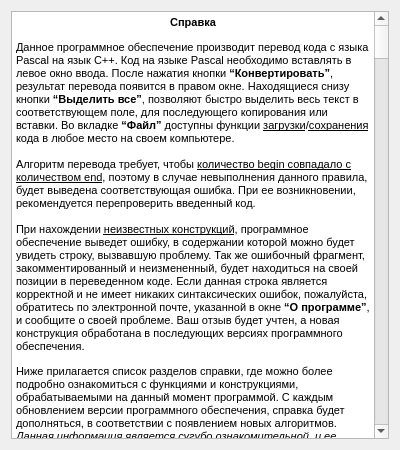
<?xml version="1.0" encoding="UTF-8"?>
<ui version="4.0">
 <class>HelpWindow</class>
 <widget class="QDialog" name="HelpWindow">
  <property name="geometry">
   <rect>
    <x>0</x>
    <y>0</y>
    <width>400</width>
    <height>450</height>
   </rect>
  </property>
  <property name="minimumSize">
   <size>
    <width>400</width>
    <height>450</height>
   </size>
  </property>
  <property name="maximumSize">
   <size>
    <width>980</width>
    <height>800</height>
   </size>
  </property>
  <property name="windowTitle">
   <string>Справка</string>
  </property>
  <property name="windowIcon">
   <iconset>
    <normaloff>Images/icon2.png</normaloff>Images/icon2.png</iconset>
  </property>
  <layout class="QVBoxLayout" name="verticalLayout">
   <item>
    <widget class="QTextBrowser" name="textBrowser">
     <property name="verticalScrollBarPolicy">
      <enum>Qt::ScrollBarAlwaysOn</enum>
     </property>
     <property name="html">
      <string>&lt;!DOCTYPE HTML PUBLIC &quot;-//W3C//DTD HTML 4.0//EN&quot; &quot;http://www.w3.org/TR/REC-html40/strict.dtd&quot;&gt;
&lt;html&gt;&lt;head&gt;&lt;meta name=&quot;qrichtext&quot; content=&quot;1&quot; /&gt;&lt;title&gt;Справка&lt;/title&gt;&lt;style type=&quot;text/css&quot;&gt;
p, li { white-space: pre-wrap; }
&lt;/style&gt;&lt;/head&gt;&lt;body style=&quot; font-family:'MS Shell Dlg 2'; font-size:8.25pt; font-weight:400; font-style:normal;&quot;&gt;
&lt;p align=&quot;center&quot; style=&quot; margin-top:12px; margin-bottom:12px; margin-left:0px; margin-right:0px; -qt-block-indent:0; text-indent:0px;&quot;&gt;&lt;img src=&quot;Images/image.png&quot; /&gt;&lt;/p&gt;
&lt;p align=&quot;center&quot; style=&quot; margin-top:18px; margin-bottom:12px; margin-left:0px; margin-right:0px; -qt-block-indent:0; text-indent:0px;&quot;&gt;&lt;span style=&quot; font-size:8pt; font-weight:600;&quot;&gt;Справка&lt;/span&gt;&lt;/p&gt;
&lt;p style=&quot; margin-top:12px; margin-bottom:12px; margin-left:0px; margin-right:0px; -qt-block-indent:0; text-indent:0px;&quot;&gt;&lt;span style=&quot; font-size:8pt;&quot;&gt;Данное программное обеспечение производит перевод кода с языка Pascal на язык C++. Код на языке Pascal необходимо вставлять в левое окно ввода. После нажатия кнопки &lt;/span&gt;&lt;span style=&quot; font-size:8pt; font-weight:600;&quot;&gt;“Конвертировать”&lt;/span&gt;&lt;span style=&quot; font-size:8pt;&quot;&gt;, результат перевода появится в правом окне. Находящиеся снизу кнопки &lt;/span&gt;&lt;span style=&quot; font-size:8pt; font-weight:600;&quot;&gt;“Выделить все”&lt;/span&gt;&lt;span style=&quot; font-size:8pt;&quot;&gt;, позволяют быстро выделить весь текст в соответствующем поле, для последующего копирования или вставки. Во вкладке &lt;/span&gt;&lt;span style=&quot; font-size:8pt; font-weight:600;&quot;&gt;“Файл”&lt;/span&gt;&lt;span style=&quot; font-size:8pt;&quot;&gt; доступны функции &lt;/span&gt;&lt;span style=&quot; font-size:8pt; text-decoration: underline;&quot;&gt;загрузки&lt;/span&gt;&lt;span style=&quot; font-size:8pt;&quot;&gt;/&lt;/span&gt;&lt;span style=&quot; font-size:8pt; text-decoration: underline;&quot;&gt;сохранения&lt;/span&gt;&lt;span style=&quot; font-size:8pt;&quot;&gt; кода в любое место на своем компьютере.&lt;br /&gt;&lt;br /&gt;Алгоритм перевода требует, чтобы &lt;/span&gt;&lt;span style=&quot; font-size:8pt; text-decoration: underline;&quot;&gt;количество begin совпадало с количеством end&lt;/span&gt;&lt;span style=&quot; font-size:8pt;&quot;&gt;, поэтому в случае невыполнения данного правила, будет выведена соответствующая ошибка. При ее возникновении, рекомендуется перепроверить введенный код.&lt;br /&gt;&lt;br /&gt;При нахождении &lt;/span&gt;&lt;span style=&quot; font-size:8pt; text-decoration: underline;&quot;&gt;неизвестных конструкций&lt;/span&gt;&lt;span style=&quot; font-size:8pt;&quot;&gt;, программное обеспечение выведет ошибку, в содержании которой можно будет увидеть строку, вызвавшую проблему. Так же ошибочный фрагмент, закомментированный и неизмененный, будет находиться на своей позиции в переведенном коде. Если данная строка является корректной и не имеет никаких синтаксических ошибок, пожалуйста, обратитесь по электронной почте, указанной в окне &lt;/span&gt;&lt;span style=&quot; font-size:8pt; font-weight:600;&quot;&gt;“О программе”&lt;/span&gt;&lt;span style=&quot; font-size:8pt;&quot;&gt;, и сообщите о своей проблеме. Ваш отзыв будет учтен, а новая конструкция обработана в последующих версиях программного обеспечения. &lt;/span&gt;&lt;/p&gt;
&lt;p style=&quot; margin-top:0px; margin-bottom:0px; margin-left:0px; margin-right:0px; -qt-block-indent:0; text-indent:0px;&quot;&gt;&lt;a name=&quot;begining&quot;&gt;&lt;/a&gt;&lt;span style=&quot; font-size:8pt;&quot;&gt;Н&lt;/span&gt;&lt;span style=&quot; font-size:8pt;&quot;&gt;иже прилагается список разделов справки, где можно более подробно ознакомиться с функциями и конструкциями, обрабатываемыми на данный момент программой. С каждым обновлением версии программного обеспечения, справка будет дополняться, в соответствии с появлением новых алгоритмов.&lt;br /&gt;&lt;/span&gt;&lt;span style=&quot; font-size:8pt; font-style:italic;&quot;&gt;Данная информация является сугубо ознакомительной, и ее знание не требуется для работы с программным обеспечением.&lt;/span&gt;&lt;/p&gt;
&lt;p style=&quot; margin-top:12px; margin-bottom:12px; margin-left:0px; margin-right:0px; -qt-block-indent:0; text-indent:0px;&quot;&gt;&lt;span style=&quot; font-size:8pt; text-decoration: underline;&quot;&gt;Перейти к разделу&lt;/span&gt;&lt;span style=&quot; font-size:8pt;&quot;&gt;:&lt;/span&gt;&lt;/p&gt;
&lt;ul style=&quot;margin-top: 0px; margin-bottom: 0px; margin-left: 0px; margin-right: 0px; -qt-list-indent: 1;&quot;&gt;&lt;li style=&quot; font-size:8pt;&quot; style=&quot; margin-top:12px; margin-bottom:0px; margin-left:0px; margin-right:0px; -qt-block-indent:0; text-indent:0px;&quot;&gt;&lt;a href=&quot;#first&quot;&gt;&lt;span style=&quot; text-decoration: underline; color:#0000ff;&quot;&gt;Комментарии&lt;/span&gt;&lt;/a&gt;,&lt;/li&gt;
&lt;li style=&quot; font-size:8pt;&quot; style=&quot; margin-top:0px; margin-bottom:0px; margin-left:0px; margin-right:0px; -qt-block-indent:0; text-indent:0px;&quot;&gt;&lt;a href=&quot;#second&quot;&gt;&lt;span style=&quot; text-decoration: underline; color:#0000ff;&quot;&gt;Процедуры, функции&lt;/span&gt;&lt;/a&gt;,&lt;/li&gt;
&lt;li style=&quot; font-size:8pt;&quot; style=&quot; margin-top:0px; margin-bottom:0px; margin-left:0px; margin-right:0px; -qt-block-indent:0; text-indent:0px;&quot;&gt;&lt;a href=&quot;#third&quot;&gt;&lt;span style=&quot; text-decoration: underline; color:#0000ff;&quot;&gt;Main&lt;/span&gt;&lt;/a&gt;,&lt;/li&gt;
&lt;li style=&quot; font-size:8pt;&quot; style=&quot; margin-top:0px; margin-bottom:0px; margin-left:0px; margin-right:0px; -qt-block-indent:0; text-indent:0px;&quot;&gt;&lt;a href=&quot;#fourth&quot;&gt;&lt;span style=&quot; text-decoration: underline; color:#0000ff;&quot;&gt;Декларирование переменных&lt;/span&gt;&lt;/a&gt;,&lt;/li&gt;
&lt;li style=&quot; font-size:8pt;&quot; style=&quot; margin-top:0px; margin-bottom:0px; margin-left:0px; margin-right:0px; -qt-block-indent:0; text-indent:0px;&quot;&gt;&lt;a href=&quot;#fifth&quot;&gt;&lt;span style=&quot; text-decoration: underline; color:#0000ff;&quot;&gt;Создание типов&lt;/span&gt;&lt;/a&gt;,&lt;/li&gt;
&lt;li style=&quot; font-size:8pt;&quot; style=&quot; margin-top:0px; margin-bottom:0px; margin-left:0px; margin-right:0px; -qt-block-indent:0; text-indent:0px;&quot;&gt;&lt;a href=&quot;#sixth&quot;&gt;&lt;span style=&quot; text-decoration: underline; color:#0000ff;&quot;&gt;Константы&lt;/span&gt;&lt;/a&gt;,&lt;/li&gt;
&lt;li style=&quot; font-size:8pt;&quot; style=&quot; margin-top:0px; margin-bottom:0px; margin-left:0px; margin-right:0px; -qt-block-indent:0; text-indent:0px;&quot;&gt;&lt;a href=&quot;#seventh&quot;&gt;&lt;span style=&quot; text-decoration: underline; color:#0000ff;&quot;&gt;Ввод переменных&lt;/span&gt;&lt;/a&gt;,&lt;/li&gt;
&lt;li style=&quot; font-size:8pt;&quot; style=&quot; margin-top:0px; margin-bottom:0px; margin-left:0px; margin-right:0px; -qt-block-indent:0; text-indent:0px;&quot;&gt;&lt;a href=&quot;#eighth&quot;&gt;&lt;span style=&quot; text-decoration: underline; color:#0000ff;&quot;&gt;Вывод переменных и текста&lt;/span&gt;&lt;/a&gt;,&lt;/li&gt;
&lt;li style=&quot; font-size:8pt;&quot; style=&quot; margin-top:0px; margin-bottom:0px; margin-left:0px; margin-right:0px; -qt-block-indent:0; text-indent:0px;&quot;&gt;&lt;a href=&quot;#ninth&quot;&gt;&lt;span style=&quot; text-decoration: underline; color:#0000ff;&quot;&gt;If … then … else&lt;/span&gt;&lt;/a&gt;,&lt;/li&gt;
&lt;li style=&quot; font-size:8pt;&quot; style=&quot; margin-top:0px; margin-bottom:0px; margin-left:0px; margin-right:0px; -qt-block-indent:0; text-indent:0px;&quot;&gt;&lt;a href=&quot;#tenth&quot;&gt;&lt;span style=&quot; text-decoration: underline; color:#0000ff;&quot;&gt;For … to/downto … do&lt;/span&gt;&lt;/a&gt;,&lt;/li&gt;
&lt;li style=&quot; font-size:8pt;&quot; style=&quot; margin-top:0px; margin-bottom:0px; margin-left:0px; margin-right:0px; -qt-block-indent:0; text-indent:0px;&quot;&gt;&lt;a href=&quot;#eleventh&quot;&gt;&lt;span style=&quot; text-decoration: underline; color:#0000ff;&quot;&gt;While … do / Repeat … until …&lt;/span&gt;&lt;/a&gt;,&lt;/li&gt;
&lt;li style=&quot; font-size:8pt;&quot; style=&quot; margin-top:0px; margin-bottom:0px; margin-left:0px; margin-right:0px; -qt-block-indent:0; text-indent:0px;&quot;&gt;&lt;a href=&quot;#twelfth&quot;&gt;&lt;span style=&quot; text-decoration: underline; color:#0000ff;&quot;&gt;Операции над переменными&lt;/span&gt;&lt;/a&gt;,&lt;/li&gt;
&lt;li style=&quot; font-size:8pt;&quot; style=&quot; margin-top:0px; margin-bottom:12px; margin-left:0px; margin-right:0px; -qt-block-indent:0; text-indent:0px;&quot;&gt;&lt;a href=&quot;#thirteenth&quot;&gt;&lt;span style=&quot; text-decoration: underline; color:#0000ff;&quot;&gt;Общее&lt;/span&gt;&lt;/a&gt;,&lt;/li&gt;&lt;/ul&gt;
&lt;hr /&gt;
&lt;p align=&quot;center&quot; style=&quot; margin-top:0px; margin-bottom:0px; margin-left:0px; margin-right:0px; -qt-block-indent:0; text-indent:0px;&quot;&gt;&lt;a name=&quot;first&quot;&gt;&lt;/a&gt;&lt;span style=&quot; font-size:8pt; font-weight:600;&quot;&gt;К&lt;/span&gt;&lt;span style=&quot; font-size:8pt; font-weight:600;&quot;&gt;омментарии &lt;/span&gt;&lt;/p&gt;
&lt;p style=&quot; margin-top:12px; margin-bottom:12px; margin-left:0px; margin-right:0px; -qt-block-indent:0; text-indent:0px;&quot;&gt;&lt;span style=&quot; font-size:8pt;&quot;&gt;текст про Комментарии. &lt;br /&gt;текст &lt;br /&gt;текст &lt;br /&gt;текст &lt;br /&gt;текст &lt;br /&gt;текст &lt;br /&gt;текст &lt;br /&gt;текст &lt;br /&gt;текст &lt;br /&gt;текст &lt;br /&gt;текст &lt;br /&gt;текст &lt;br /&gt;текст &lt;br /&gt;текст &lt;br /&gt;текст &lt;br /&gt;текст &lt;br /&gt;текст &lt;br /&gt;текст &lt;br /&gt;текст &lt;br /&gt;текст &lt;br /&gt;текст &lt;/span&gt;&lt;/p&gt;
&lt;p style=&quot; margin-top:12px; margin-bottom:12px; margin-left:0px; margin-right:0px; -qt-block-indent:0; text-indent:0px;&quot;&gt;&lt;a href=&quot;#begining&quot;&gt;&lt;span style=&quot; font-size:8pt; text-decoration: underline; color:#0000ff;&quot;&gt;К оглавлению&lt;/span&gt;&lt;/a&gt;&lt;span style=&quot; font-size:8pt;&quot;&gt; &lt;/span&gt;&lt;/p&gt;
&lt;hr /&gt;
&lt;p align=&quot;center&quot; style=&quot; margin-top:0px; margin-bottom:0px; margin-left:0px; margin-right:0px; -qt-block-indent:0; text-indent:0px;&quot;&gt;&lt;a name=&quot;second&quot;&gt;&lt;/a&gt;&lt;span style=&quot; font-size:8pt; font-weight:600;&quot;&gt;П&lt;/span&gt;&lt;span style=&quot; font-size:8pt; font-weight:600;&quot;&gt;роцедуры, функции&lt;/span&gt;&lt;/p&gt;
&lt;p style=&quot; margin-top:12px; margin-bottom:12px; margin-left:0px; margin-right:0px; -qt-block-indent:0; text-indent:0px;&quot;&gt;&lt;span style=&quot; font-size:8pt;&quot;&gt;текст про Процедуры, функции. &lt;br /&gt;текст &lt;br /&gt;текст &lt;br /&gt;текст &lt;br /&gt;текст &lt;br /&gt;текст &lt;br /&gt;текст &lt;br /&gt;текст &lt;br /&gt;текст &lt;br /&gt;текст &lt;br /&gt;текст &lt;br /&gt;текст &lt;br /&gt;текст &lt;br /&gt;текст &lt;br /&gt;текст &lt;br /&gt;текст &lt;br /&gt;текст &lt;br /&gt;текст &lt;br /&gt;текст &lt;br /&gt;текст &lt;br /&gt;текст &lt;/span&gt;&lt;/p&gt;
&lt;p style=&quot; margin-top:12px; margin-bottom:12px; margin-left:0px; margin-right:0px; -qt-block-indent:0; text-indent:0px;&quot;&gt;&lt;a href=&quot;#begining&quot;&gt;&lt;span style=&quot; font-size:8pt; text-decoration: underline; color:#0000ff;&quot;&gt;К оглавлению&lt;/span&gt;&lt;/a&gt;&lt;span style=&quot; font-size:8pt;&quot;&gt; &lt;/span&gt;&lt;/p&gt;
&lt;hr /&gt;
&lt;p align=&quot;center&quot; style=&quot; margin-top:0px; margin-bottom:0px; margin-left:0px; margin-right:0px; -qt-block-indent:0; text-indent:0px;&quot;&gt;&lt;a name=&quot;third&quot;&gt;&lt;/a&gt;&lt;span style=&quot; font-size:8pt; font-weight:600;&quot;&gt;M&lt;/span&gt;&lt;span style=&quot; font-size:8pt; font-weight:600;&quot;&gt;ain&lt;/span&gt;&lt;/p&gt;
&lt;p style=&quot; margin-top:12px; margin-bottom:12px; margin-left:0px; margin-right:0px; -qt-block-indent:0; text-indent:0px;&quot;&gt;&lt;span style=&quot; font-size:8pt;&quot;&gt;текст про Main. &lt;br /&gt;текст &lt;br /&gt;текст &lt;br /&gt;текст &lt;br /&gt;текст &lt;br /&gt;текст &lt;br /&gt;текст &lt;br /&gt;текст &lt;br /&gt;текст &lt;br /&gt;текст &lt;br /&gt;текст &lt;br /&gt;текст &lt;br /&gt;текст &lt;br /&gt;текст &lt;br /&gt;текст &lt;br /&gt;текст &lt;br /&gt;текст &lt;br /&gt;текст &lt;br /&gt;текст &lt;br /&gt;текст &lt;br /&gt;текст &lt;/span&gt;&lt;/p&gt;
&lt;p style=&quot; margin-top:12px; margin-bottom:12px; margin-left:0px; margin-right:0px; -qt-block-indent:0; text-indent:0px;&quot;&gt;&lt;a href=&quot;#begining&quot;&gt;&lt;span style=&quot; font-size:8pt; text-decoration: underline; color:#0000ff;&quot;&gt;К оглавлению&lt;/span&gt;&lt;/a&gt;&lt;span style=&quot; font-size:8pt;&quot;&gt; &lt;/span&gt;&lt;/p&gt;
&lt;hr /&gt;
&lt;p align=&quot;center&quot; style=&quot; margin-top:0px; margin-bottom:0px; margin-left:0px; margin-right:0px; -qt-block-indent:0; text-indent:0px;&quot;&gt;&lt;a name=&quot;fourth&quot;&gt;&lt;/a&gt;&lt;span style=&quot; font-size:8pt; font-weight:600;&quot;&gt;Д&lt;/span&gt;&lt;span style=&quot; font-size:8pt; font-weight:600;&quot;&gt;екларирование переменных&lt;/span&gt;&lt;/p&gt;
&lt;p style=&quot; margin-top:12px; margin-bottom:12px; margin-left:0px; margin-right:0px; -qt-block-indent:0; text-indent:0px;&quot;&gt;&lt;span style=&quot; font-size:8pt;&quot;&gt;текст про Декларирование переменных. &lt;br /&gt;текст &lt;br /&gt;текст &lt;br /&gt;текст &lt;br /&gt;текст &lt;br /&gt;текст &lt;br /&gt;текст &lt;br /&gt;текст &lt;br /&gt;текст &lt;br /&gt;текст &lt;br /&gt;текст &lt;br /&gt;текст &lt;br /&gt;текст &lt;br /&gt;текст &lt;br /&gt;текст &lt;br /&gt;текст &lt;br /&gt;текст &lt;br /&gt;текст &lt;br /&gt;текст &lt;br /&gt;текст &lt;br /&gt;текст &lt;/span&gt;&lt;/p&gt;
&lt;p style=&quot; margin-top:12px; margin-bottom:12px; margin-left:0px; margin-right:0px; -qt-block-indent:0; text-indent:0px;&quot;&gt;&lt;a href=&quot;#begining&quot;&gt;&lt;span style=&quot; font-size:8pt; text-decoration: underline; color:#0000ff;&quot;&gt;К оглавлению&lt;/span&gt;&lt;/a&gt;&lt;span style=&quot; font-size:8pt;&quot;&gt; &lt;/span&gt;&lt;/p&gt;
&lt;hr /&gt;
&lt;p align=&quot;center&quot; style=&quot; margin-top:0px; margin-bottom:0px; margin-left:0px; margin-right:0px; -qt-block-indent:0; text-indent:0px;&quot;&gt;&lt;a name=&quot;fifth&quot;&gt;&lt;/a&gt;&lt;span style=&quot; font-size:8pt; font-weight:600;&quot;&gt;С&lt;/span&gt;&lt;span style=&quot; font-size:8pt; font-weight:600;&quot;&gt;оздание типов &lt;/span&gt;&lt;/p&gt;
&lt;p style=&quot; margin-top:12px; margin-bottom:12px; margin-left:0px; margin-right:0px; -qt-block-indent:0; text-indent:0px;&quot;&gt;&lt;span style=&quot; font-size:8pt;&quot;&gt;текст про Создание типов. &lt;br /&gt;текст &lt;br /&gt;текст &lt;br /&gt;текст &lt;br /&gt;текст &lt;br /&gt;текст &lt;br /&gt;текст &lt;br /&gt;текст &lt;br /&gt;текст &lt;br /&gt;текст &lt;br /&gt;текст &lt;br /&gt;текст &lt;br /&gt;текст &lt;br /&gt;текст &lt;br /&gt;текст &lt;br /&gt;текст &lt;br /&gt;текст &lt;br /&gt;текст &lt;br /&gt;текст &lt;br /&gt;текст &lt;br /&gt;текст &lt;/span&gt;&lt;/p&gt;
&lt;p style=&quot; margin-top:12px; margin-bottom:12px; margin-left:0px; margin-right:0px; -qt-block-indent:0; text-indent:0px;&quot;&gt;&lt;a href=&quot;#begining&quot;&gt;&lt;span style=&quot; font-size:8pt; text-decoration: underline; color:#0000ff;&quot;&gt;К оглавлению&lt;/span&gt;&lt;/a&gt;&lt;span style=&quot; font-size:8pt;&quot;&gt; &lt;/span&gt;&lt;/p&gt;
&lt;hr /&gt;
&lt;p align=&quot;center&quot; style=&quot; margin-top:0px; margin-bottom:0px; margin-left:0px; margin-right:0px; -qt-block-indent:0; text-indent:0px;&quot;&gt;&lt;a name=&quot;sixth&quot;&gt;&lt;/a&gt;&lt;span style=&quot; font-size:8pt; font-weight:600;&quot;&gt;К&lt;/span&gt;&lt;span style=&quot; font-size:8pt; font-weight:600;&quot;&gt;онстанты &lt;/span&gt;&lt;/p&gt;
&lt;p style=&quot; margin-top:12px; margin-bottom:12px; margin-left:0px; margin-right:0px; -qt-block-indent:0; text-indent:0px;&quot;&gt;&lt;span style=&quot; font-size:8pt;&quot;&gt;текст про Константы. &lt;br /&gt;текст &lt;br /&gt;текст &lt;br /&gt;текст &lt;br /&gt;текст &lt;br /&gt;текст &lt;br /&gt;текст &lt;br /&gt;текст &lt;br /&gt;текст &lt;br /&gt;текст &lt;br /&gt;текст &lt;br /&gt;текст &lt;br /&gt;текст &lt;br /&gt;текст &lt;br /&gt;текст &lt;br /&gt;текст &lt;br /&gt;текст &lt;br /&gt;текст &lt;br /&gt;текст &lt;br /&gt;текст &lt;br /&gt;текст &lt;/span&gt;&lt;/p&gt;
&lt;p style=&quot; margin-top:12px; margin-bottom:12px; margin-left:0px; margin-right:0px; -qt-block-indent:0; text-indent:0px;&quot;&gt;&lt;a href=&quot;#begining&quot;&gt;&lt;span style=&quot; font-size:8pt; text-decoration: underline; color:#0000ff;&quot;&gt;К оглавлению&lt;/span&gt;&lt;/a&gt;&lt;span style=&quot; font-size:8pt;&quot;&gt; &lt;/span&gt;&lt;/p&gt;
&lt;hr /&gt;
&lt;p align=&quot;center&quot; style=&quot; margin-top:0px; margin-bottom:0px; margin-left:0px; margin-right:0px; -qt-block-indent:0; text-indent:0px;&quot;&gt;&lt;a name=&quot;seventh&quot;&gt;&lt;/a&gt;&lt;span style=&quot; font-size:8pt; font-weight:600;&quot;&gt;В&lt;/span&gt;&lt;span style=&quot; font-size:8pt; font-weight:600;&quot;&gt;вод переменных &lt;/span&gt;&lt;/p&gt;
&lt;p style=&quot; margin-top:12px; margin-bottom:12px; margin-left:0px; margin-right:0px; -qt-block-indent:0; text-indent:0px;&quot;&gt;&lt;span style=&quot; font-size:8pt;&quot;&gt;текст про Ввод переменных. &lt;br /&gt;текст &lt;br /&gt;текст &lt;br /&gt;текст &lt;br /&gt;текст &lt;br /&gt;текст &lt;br /&gt;текст &lt;br /&gt;текст &lt;br /&gt;текст &lt;br /&gt;текст &lt;br /&gt;текст &lt;br /&gt;текст &lt;br /&gt;текст &lt;br /&gt;текст &lt;br /&gt;текст &lt;br /&gt;текст &lt;br /&gt;текст &lt;br /&gt;текст &lt;br /&gt;текст &lt;br /&gt;текст &lt;br /&gt;текст &lt;/span&gt;&lt;/p&gt;
&lt;p style=&quot; margin-top:12px; margin-bottom:12px; margin-left:0px; margin-right:0px; -qt-block-indent:0; text-indent:0px;&quot;&gt;&lt;a href=&quot;#begining&quot;&gt;&lt;span style=&quot; font-size:8pt; text-decoration: underline; color:#0000ff;&quot;&gt;К оглавлению&lt;/span&gt;&lt;/a&gt;&lt;span style=&quot; font-size:8pt;&quot;&gt; &lt;/span&gt;&lt;/p&gt;
&lt;hr /&gt;
&lt;p align=&quot;center&quot; style=&quot; margin-top:0px; margin-bottom:0px; margin-left:0px; margin-right:0px; -qt-block-indent:0; text-indent:0px;&quot;&gt;&lt;a name=&quot;eighth&quot;&gt;&lt;/a&gt;&lt;span style=&quot; font-size:8pt; font-weight:600;&quot;&gt;В&lt;/span&gt;&lt;span style=&quot; font-size:8pt; font-weight:600;&quot;&gt;ывод переменных и текста &lt;/span&gt;&lt;/p&gt;
&lt;p style=&quot; margin-top:12px; margin-bottom:12px; margin-left:0px; margin-right:0px; -qt-block-indent:0; text-indent:0px;&quot;&gt;&lt;span style=&quot; font-size:8pt;&quot;&gt;текст про Вывод переменных и текста. &lt;br /&gt;текст &lt;br /&gt;текст &lt;br /&gt;текст &lt;br /&gt;текст &lt;br /&gt;текст &lt;br /&gt;текст &lt;br /&gt;текст &lt;br /&gt;текст &lt;br /&gt;текст &lt;br /&gt;текст &lt;br /&gt;текст &lt;br /&gt;текст &lt;br /&gt;текст &lt;br /&gt;текст &lt;br /&gt;текст &lt;br /&gt;текст &lt;br /&gt;текст &lt;br /&gt;текст &lt;br /&gt;текст &lt;br /&gt;текст &lt;/span&gt;&lt;/p&gt;
&lt;p style=&quot; margin-top:12px; margin-bottom:12px; margin-left:0px; margin-right:0px; -qt-block-indent:0; text-indent:0px;&quot;&gt;&lt;a href=&quot;#begining&quot;&gt;&lt;span style=&quot; font-size:8pt; text-decoration: underline; color:#0000ff;&quot;&gt;К оглавлению&lt;/span&gt;&lt;/a&gt;&lt;span style=&quot; font-size:8pt;&quot;&gt; &lt;/span&gt;&lt;/p&gt;
&lt;hr /&gt;
&lt;p align=&quot;center&quot; style=&quot; margin-top:0px; margin-bottom:0px; margin-left:0px; margin-right:0px; -qt-block-indent:0; text-indent:0px;&quot;&gt;&lt;a name=&quot;ninth&quot;&gt;&lt;/a&gt;&lt;span style=&quot; font-size:8pt; font-weight:600;&quot;&gt;I&lt;/span&gt;&lt;span style=&quot; font-size:8pt; font-weight:600;&quot;&gt;f … then … else &lt;/span&gt;&lt;/p&gt;
&lt;p style=&quot; margin-top:12px; margin-bottom:12px; margin-left:0px; margin-right:0px; -qt-block-indent:0; text-indent:0px;&quot;&gt;&lt;span style=&quot; font-size:8pt;&quot;&gt;текст про If … then … else. &lt;br /&gt;текст &lt;br /&gt;текст &lt;br /&gt;текст &lt;br /&gt;текст &lt;br /&gt;текст &lt;br /&gt;текст &lt;br /&gt;текст &lt;br /&gt;текст &lt;br /&gt;текст &lt;br /&gt;текст &lt;br /&gt;текст &lt;br /&gt;текст &lt;br /&gt;текст &lt;br /&gt;текст &lt;br /&gt;текст &lt;br /&gt;текст &lt;br /&gt;текст &lt;br /&gt;текст &lt;br /&gt;текст &lt;br /&gt;текст &lt;/span&gt;&lt;/p&gt;
&lt;p style=&quot; margin-top:12px; margin-bottom:12px; margin-left:0px; margin-right:0px; -qt-block-indent:0; text-indent:0px;&quot;&gt;&lt;a href=&quot;#begining&quot;&gt;&lt;span style=&quot; font-size:8pt; text-decoration: underline; color:#0000ff;&quot;&gt;К оглавлению&lt;/span&gt;&lt;/a&gt;&lt;span style=&quot; font-size:8pt;&quot;&gt; &lt;/span&gt;&lt;/p&gt;
&lt;hr /&gt;
&lt;p align=&quot;center&quot; style=&quot; margin-top:0px; margin-bottom:0px; margin-left:0px; margin-right:0px; -qt-block-indent:0; text-indent:0px;&quot;&gt;&lt;a name=&quot;tenth&quot;&gt;&lt;/a&gt;&lt;span style=&quot; font-size:8pt; font-weight:600;&quot;&gt;F&lt;/span&gt;&lt;span style=&quot; font-size:8pt; font-weight:600;&quot;&gt;or … to/downto … do &lt;/span&gt;&lt;/p&gt;
&lt;p style=&quot; margin-top:12px; margin-bottom:12px; margin-left:0px; margin-right:0px; -qt-block-indent:0; text-indent:0px;&quot;&gt;&lt;span style=&quot; font-size:8pt;&quot;&gt;текст про For … to/downto … do. &lt;br /&gt;текст &lt;br /&gt;текст &lt;br /&gt;текст &lt;br /&gt;текст &lt;br /&gt;текст &lt;br /&gt;текст &lt;br /&gt;текст &lt;br /&gt;текст &lt;br /&gt;текст &lt;br /&gt;текст &lt;br /&gt;текст &lt;br /&gt;текст &lt;br /&gt;текст &lt;br /&gt;текст &lt;br /&gt;текст &lt;br /&gt;текст &lt;br /&gt;текст &lt;br /&gt;текст &lt;br /&gt;текст &lt;br /&gt;текст &lt;/span&gt;&lt;/p&gt;
&lt;p style=&quot; margin-top:12px; margin-bottom:12px; margin-left:0px; margin-right:0px; -qt-block-indent:0; text-indent:0px;&quot;&gt;&lt;a href=&quot;#begining&quot;&gt;&lt;span style=&quot; font-size:8pt; text-decoration: underline; color:#0000ff;&quot;&gt;К оглавлению&lt;/span&gt;&lt;/a&gt;&lt;span style=&quot; font-size:8pt;&quot;&gt; &lt;/span&gt;&lt;/p&gt;
&lt;hr /&gt;
&lt;p align=&quot;center&quot; style=&quot; margin-top:0px; margin-bottom:0px; margin-left:0px; margin-right:0px; -qt-block-indent:0; text-indent:0px;&quot;&gt;&lt;a name=&quot;eleventh&quot;&gt;&lt;/a&gt;&lt;span style=&quot; font-size:8pt; font-weight:600;&quot;&gt;W&lt;/span&gt;&lt;span style=&quot; font-size:8pt; font-weight:600;&quot;&gt;hile … do / Repeat … until … &lt;/span&gt;&lt;/p&gt;
&lt;p style=&quot; margin-top:12px; margin-bottom:12px; margin-left:0px; margin-right:0px; -qt-block-indent:0; text-indent:0px;&quot;&gt;&lt;span style=&quot; font-size:8pt;&quot;&gt;текст про While … do / Repeat … until ….&lt;br /&gt;текст &lt;br /&gt;текст &lt;br /&gt;текст &lt;br /&gt;текст &lt;br /&gt;текст &lt;br /&gt;текст &lt;br /&gt;текст &lt;br /&gt;текст &lt;br /&gt;текст &lt;br /&gt;текст &lt;br /&gt;текст &lt;br /&gt;текст &lt;br /&gt;текст &lt;br /&gt;текст &lt;br /&gt;текст &lt;br /&gt;текст &lt;br /&gt;текст &lt;br /&gt;текст &lt;br /&gt;текст &lt;br /&gt;текст &lt;/span&gt;&lt;/p&gt;
&lt;p style=&quot; margin-top:12px; margin-bottom:12px; margin-left:0px; margin-right:0px; -qt-block-indent:0; text-indent:0px;&quot;&gt;&lt;a href=&quot;#begining&quot;&gt;&lt;span style=&quot; font-size:8pt; text-decoration: underline; color:#0000ff;&quot;&gt;К оглавлению&lt;/span&gt;&lt;/a&gt;&lt;span style=&quot; font-size:8pt;&quot;&gt; &lt;/span&gt;&lt;/p&gt;
&lt;hr /&gt;
&lt;p align=&quot;center&quot; style=&quot; margin-top:0px; margin-bottom:0px; margin-left:0px; margin-right:0px; -qt-block-indent:0; text-indent:0px;&quot;&gt;&lt;a name=&quot;twelfth&quot;&gt;&lt;/a&gt;&lt;span style=&quot; font-size:8pt; font-weight:600;&quot;&gt;О&lt;/span&gt;&lt;span style=&quot; font-size:8pt; font-weight:600;&quot;&gt;перации над переменными&lt;/span&gt;&lt;/p&gt;
&lt;p style=&quot; margin-top:12px; margin-bottom:12px; margin-left:0px; margin-right:0px; -qt-block-indent:0; text-indent:0px;&quot;&gt;&lt;span style=&quot; font-size:8pt;&quot;&gt;текст про Операции над переменными. &lt;br /&gt;текст &lt;br /&gt;текст &lt;br /&gt;текст &lt;br /&gt;текст &lt;br /&gt;текст &lt;br /&gt;текст &lt;br /&gt;текст &lt;br /&gt;текст &lt;br /&gt;текст &lt;br /&gt;текст &lt;br /&gt;текст &lt;br /&gt;текст &lt;br /&gt;текст &lt;br /&gt;текст &lt;br /&gt;текст &lt;br /&gt;текст &lt;br /&gt;текст &lt;br /&gt;текст &lt;br /&gt;текст &lt;br /&gt;текст &lt;/span&gt;&lt;/p&gt;
&lt;p style=&quot; margin-top:12px; margin-bottom:12px; margin-left:0px; margin-right:0px; -qt-block-indent:0; text-indent:0px;&quot;&gt;&lt;a href=&quot;#begining&quot;&gt;&lt;span style=&quot; font-size:8pt; text-decoration: underline; color:#0000ff;&quot;&gt;К оглавлению&lt;/span&gt;&lt;/a&gt;&lt;span style=&quot; font-size:8pt;&quot;&gt; &lt;/span&gt;&lt;/p&gt;
&lt;hr /&gt;
&lt;p align=&quot;center&quot; style=&quot; margin-top:0px; margin-bottom:0px; margin-left:0px; margin-right:0px; -qt-block-indent:0; text-indent:0px;&quot;&gt;&lt;a name=&quot;thirteenth&quot;&gt;&lt;/a&gt;&lt;span style=&quot; font-size:8pt; font-weight:600;&quot;&gt;О&lt;/span&gt;&lt;span style=&quot; font-size:8pt; font-weight:600;&quot;&gt;бщее&lt;/span&gt;&lt;/p&gt;
&lt;p style=&quot; margin-top:12px; margin-bottom:12px; margin-left:0px; margin-right:0px; -qt-block-indent:0; text-indent:0px;&quot;&gt;&lt;span style=&quot; font-size:8pt;&quot;&gt;текст про Общее. &lt;br /&gt;текст &lt;br /&gt;текст &lt;br /&gt;текст &lt;br /&gt;текст &lt;br /&gt;текст &lt;br /&gt;текст &lt;br /&gt;текст &lt;br /&gt;текст &lt;br /&gt;текст &lt;br /&gt;текст &lt;br /&gt;текст &lt;br /&gt;текст &lt;br /&gt;текст &lt;br /&gt;текст &lt;br /&gt;текст &lt;br /&gt;текст &lt;br /&gt;текст &lt;br /&gt;текст &lt;br /&gt;текст &lt;br /&gt;текст &lt;/span&gt;&lt;/p&gt;
&lt;p style=&quot; margin-top:12px; margin-bottom:12px; margin-left:0px; margin-right:0px; -qt-block-indent:0; text-indent:0px;&quot;&gt;&lt;a href=&quot;#begining&quot;&gt;&lt;span style=&quot; font-size:8pt; text-decoration: underline; color:#0000ff;&quot;&gt;К оглавлению&lt;/span&gt;&lt;/a&gt;&lt;span style=&quot; font-size:8pt;&quot;&gt; &lt;/span&gt;&lt;/p&gt;
&lt;hr /&gt;&lt;/body&gt;&lt;/html&gt;</string>
     </property>
    </widget>
   </item>
  </layout>
 </widget>
 <resources/>
 <connections/>
</ui>
